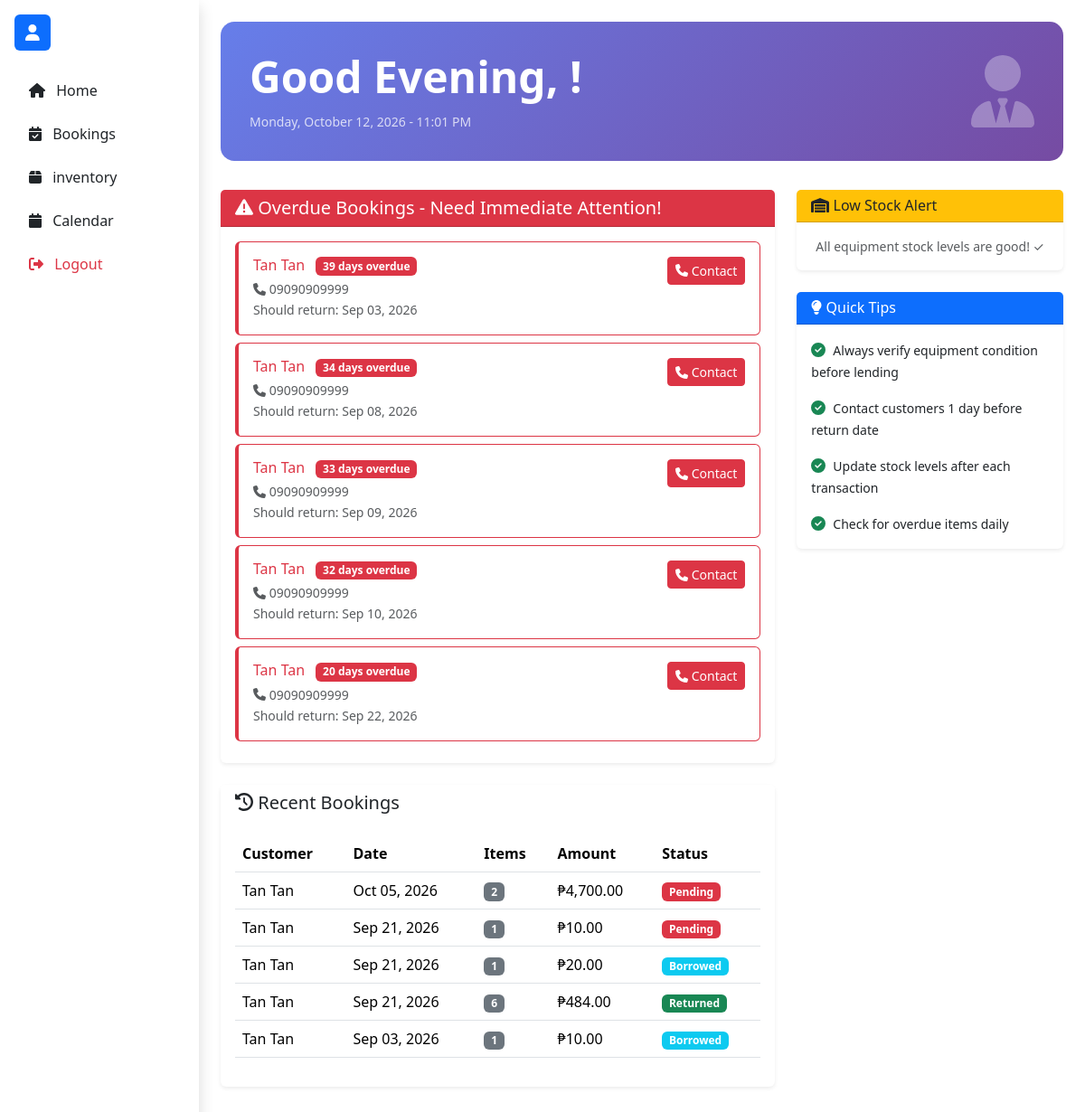
/staff/dashboard.php (signed in), run on the app's committed database.
### tables this page shows
CREATE TABLE `customer_booking` (
  `id` int(11) NOT NULL,
  `customer_id` int(11) DEFAULT NULL,
  `customer_name` varchar(500) NOT NULL,
  `email` varchar(500) DEFAULT NULL,
  `phone` varchar(500) DEFAULT NULL,
  `address` varchar(500) DEFAULT NULL,
  `borrow_date` datetime NOT NULL,
  `return_date` datetime NOT NULL,
  `total_amount` decimal(10,2) DEFAULT 0.00,
  `status` enum('Pending','Borrowed','Returned') DEFAULT 'Pending',
  `created_at` timestamp NOT NULL DEFAULT current_timestamp(),
  `actual_return_date` datetime DEFAULT NULL,
  `fine_amount` decimal(10,2) DEFAULT 0.00,
  `damage_fee` decimal(10,2) DEFAULT 0.00,
  `damage_notes` text DEFAULT NULL,
  `damaged_items` text DEFAULT NULL,
  `sms_reminder_sent` tinyint(1) DEFAULT 0
);

### staff/dashboard.php (the view, shortened to what this page needs)
<?php
include '../includes/db_connection.php';
function dec($data) {
    $decoded = base64_decode($data);
    if (strlen($decoded) < 16) return $data;
    $iv     = substr($decoded, 0, 16);
    $result = openssl_decrypt(substr($decoded, 16), ENC_METHOD, ENC_KEY, 0, $iv);
    return $result !== false ? $result : $data;
}
$recent_bookings = $conn->query("
    SELECT cb.*, COUNT(bi.id) as items_count
    FROM customer_booking cb
    LEFT JOIN booking_items bi ON cb.id = bi.booking_id
    GROUP BY cb.id ORDER BY cb.created_at DESC LIMIT 5
");
$low_stock = $conn->query("
    SELECT e.id, e.name, e.stock, e.quantity, c.category_name
    FROM equipments e
    INNER JOIN categories c ON e.category_id = c.id
    WHERE e.stock < 5 ORDER BY e.stock ASC LIMIT 5
");
$overdue_items = $conn->query("
    SELECT cb.*, DATEDIFF(CURRENT_DATE, cb.return_date) as days_overdue
    FROM customer_booking cb
    WHERE cb.status IN ('Borrowed', 'Overdue') AND cb.return_date < CURRENT_DATE
    ORDER BY cb.return_date ASC LIMIT 5
");
$current_hour = date('H');
if ($current_hour < 12) $greeting = "Good Morning";
elseif ($current_hour < 18) $greeting = "Good Afternoon";
else $greeting = "Good Evening";
?>
<!DOCTYPE html>
<html lang="en">
<head>
<link rel="stylesheet" href="../assets/bootstrap/css/bootstrap.min.css">
<link rel="stylesheet" href="../assets/font/css/all.min.css">
</head>
<body>
<?php include 'sidebar.php'; ?>
    <main class="flex-fill">
        <div class="container-fluid p-4">
            <div class="welcome-banner">
                <div class="row align-items-center">
                    <div class="col-md-8">
                        <h1 class="display-5 fw-bold mb-2"><?= $greeting ?>, <?= htmlspecialchars($staff_firstname) ?>!</h1>
                        <small class="opacity-75"><?= date('l, F d, Y - h:i A') ?></small>
                    </div>
                    <div class="col-md-4 text-end">
                        <i class="fas fa-user-tie" style="font-size:5rem;opacity:.3;"></i>
                    </div>
                </div>
            </div>
            <div class="row">
                <div class="col-lg-8 mb-4">
                    <?php if ($overdue_items->num_rows > 0): ?>
                    <div class="card mb-4 border-0 shadow-sm">
                        <div class="card-header bg-danger text-white">
                            <h5 class="mb-0"><i class="fas fa-exclamation-triangle"></i> Overdue Bookings - Need Immediate Attention!</h5>
                        </div>
                        <div class="card-body">
                            <?php while ($row = $overdue_items->fetch_assoc()): ?>
                            <div class="task-card card border-danger p-3">
                                <div class="d-flex justify-content-between align-items-start">
                                    <div>
                                        <h6 class="mb-1 text-danger">
                                            <?= htmlspecialchars(dec($row['customer_name'])) ?>
                                            <span class="badge bg-danger ms-2"><?= $row['days_overdue'] ?> days overdue</span>
                                        </h6>
                                        <small class="text-muted d-block">
                                            <i class="fas fa-phone"></i> <?= htmlspecialchars(dec($row['phone'] ?? '')) ?: 'No phone' ?>
                                        </small>
                                        <small class="text-muted">Should return: <?= date('M d, Y', strtotime($row['return_date'])) ?></small>
                                    </div>
                                    <a href="manage_bookings.php?booking_id=<?= $row['id'] ?>" class="btn btn-sm btn-danger">
                                        <i class="fas fa-phone"></i> Contact
                                    </a>
                                </div>
                            </div>
                            <?php endwhile; ?>
                        </div>
                    </div>
                    <?php endif; ?>
                    <div class="card border-0 shadow-sm">
                        <div class="card-header bg-white border-0">
                            <h5 class="mb-0"><i class="fas fa-history"></i> Recent Bookings</h5>
                        </div>
                        <div class="card-body">
                            <div class="table-responsive">
                                <table class="table table-hover">
                                    <thead>
                                        <tr>
                                            <th>Customer</th>
                                            <th>Date</th>
                                            <th>Items</th>
                                            <th>Amount</th>
                                            <th>Status</th>
                                        </tr>
                                    </thead>
                                    <tbody>
                                        <?php while ($row = $recent_bookings->fetch_assoc()): ?>
                                        <tr>
                                            <td><?= htmlspecialchars(dec($row['customer_name'])) ?></td>
                                            <td><?= date('M d, Y', strtotime($row['created_at'])) ?></td>
                                            <td><span class="badge bg-secondary"><?= $row['items_count'] ?></span></td>
                                            <td>₱<?= number_format($row['total_amount'], 2) ?></td>
                                            <td>
                                                <span class="badge bg-<?= $row['status'] == 'Borrowed' ? 'info' : ($row['status'] == 'Returned' ? 'success' : ($row['status'] == 'Overdue' ? 'warning' : 'danger')) ?>">
                                                    <?= $row['status'] ?>
                                                </span>
                                            </td>
                                        </tr>
                                        <?php endwhile; ?>
                                    </tbody>
                                </table>
                            </div>
                        </div>
                    </div>
                </div>
                <div class="col-lg-4 mb-4">
                    <div class="card mb-4 border-0 shadow-sm">
                        <div class="card-header bg-warning text-dark">
                            <h6 class="mb-0"><i class="fas fa-warehouse"></i> Low Stock Alert</h6>
                        </div>
                        <div class="card-body">
                            <?php if ($low_stock->num_rows > 0): ?>
                            <?php while ($row = $low_stock->fetch_assoc()): ?>
                            <div class="card mb-2 border-warning">
                                <div class="card-body p-2">
                                    <div class="d-flex justify-content-between align-items-start">
                                        <div>
                                            <strong class="d-block"><?= htmlspecialchars($row['name']) ?></strong>
                                            <small class="text-muted"><?= htmlspecialchars($row['category_name']) ?></small>
                                        </div>
                                        <span class="badge bg-<?= $row['stock'] == 0 ? 'danger' : 'warning' ?>">
                                            <?= $row['stock'] ?> / <?= $row['quantity'] ?>
                                        </span>
                                    </div>
                                    <div class="progress mt-2" style="height:5px;">
                                        <div class="progress-bar bg-<?= $row['stock'] == 0 ? 'danger' : 'warning' ?>" style="width:<?= ($row['quantity'] > 0 ? ($row['stock'] / $row['quantity']) * 100 : 0) ?>%"></div>
                                    </div>
                                </div>
                            </div>
                            <?php endwhile; ?>
                            <?php else: ?>
                            <p class="text-muted text-center small mb-0">All equipment stock levels are good! ✓</p>
                            <?php endif; ?>
                        </div>
                    </div>
                    <div class="card border-0 shadow-sm">
                        <div class="card-header bg-primary text-white">
                            <h6 class="mb-0"><i class="fas fa-lightbulb"></i> Quick Tips</h6>
                        </div>
                        <div class="card-body">
                            <div class="mb-3"><i class="fas fa-check-circle text-success"></i><small class="ms-2">Always verify equipment condition before lending</small></div>
                            <div class="mb-3"><i class="fas fa-check-circle text-success"></i><small class="ms-2">Contact customers 1 day before return date</small></div>
                            <div class="mb-3"><i class="fas fa-check-circle text-success"></i><small class="ms-2">Update stock levels after each transaction</small></div>
                            <div class="mb-0"><i class="fas fa-check-circle text-success"></i><small class="ms-2">Check for overdue items daily</small></div>
                        </div>
                    </div>
                </div>
            </div>
        </div>
    </main>
</div>
</body>
</html>

### staff/sidebar.php (shortened to what this page needs)
<div class="d-flex min-vh-100">
<nav class="d-none d-lg-flex flex-column flex-shrink-0 p-3 bg-white shadow" style="width:220px;">
   <div class="d-flex align-items-center mb-4">
      <div class="bg-primary text-white fw-bold rounded d-flex align-items-center justify-content-center me-2"
         style="width:40px; height:40px; font-size:18px;">
         <i class="fa-solid fa-user"></i>
      </div>
   </div>
   <ul class="nav nav-pills flex-column mb-auto">
      <li class="nav-item mb-2">
         <a href="dashboard.php" class="nav-link text-dark">
         <i class="fa-solid fa-home me-2"></i> Home
         </a>
      </li>
      <li class="nav-item mb-2">
         <a href="bookings.php" class="nav-link text-dark">
         <i class="fa-solid fa-calendar-check me-2"></i> Bookings
         </a>
      </li>
      <li class="nav-item mb-2">
         <a href="inventory.php" class="nav-link text-dark">
         <i class="fa-solid fa-box me-2"></i> inventory
         </a>
      </li>
      <li class="nav-item mb-2">
         <a href="calendar.php" class="nav-link text-dark position-relative">
         <i class="fa-solid fa-calendar me-2"></i> Calendar
         </a>
      <li class="nav-item mt-auto">
         <a href="../logout.php" class="nav-link text-danger">
         <i class="fa-solid fa-sign-out-alt me-2"></i>
         Logout
         </a>
      </li>
   </ul>
</nav>

### staff/dashboard.php (style rules this page uses)
.welcome-banner { background:linear-gradient(135deg,#667eea 0%,#764ba2 100%); color:white; border-radius:15px; padding:2rem; margin-bottom:2rem; }
.task-card { border-left:4px solid; margin-bottom:.5rem; transition:background-color .2s; }

### data on the page
customer_booking: customer_name "Tan Tan", days_overdue "39", phone "09090909999", return_date "Sep 03, 2026", created_at "Sep 03, 2026", items_count "1", total_amount "10.00", status "Borrowed"
customer_booking: customer_name "Tan Tan", days_overdue "34", phone "09090909999", return_date "Sep 08, 2026"
customer_booking: customer_name "Tan Tan", days_overdue "33", phone "09090909999", return_date "Sep 09, 2026"
customer_booking: customer_name "Tan Tan", days_overdue "32", phone "09090909999", return_date "Sep 10, 2026"
customer_booking: customer_name "Tan Tan", days_overdue "20", phone "09090909999", return_date "Sep 22, 2026", created_at "Sep 21, 2026", items_count "1", total_amount "20.00", status "Borrowed"
customer_booking: customer_name "Tan Tan", created_at "Oct 05, 2026", items_count "2", total_amount "4,700.00", status "Pending"
customer_booking: customer_name "Tan Tan", created_at "Sep 21, 2026", items_count "1", total_amount "10.00", status "Pending"
customer_booking: customer_name "Tan Tan", created_at "Sep 21, 2026", items_count "6", total_amount "484.00", status "Returned"

### other printed values
$greeting "Good Evening"
